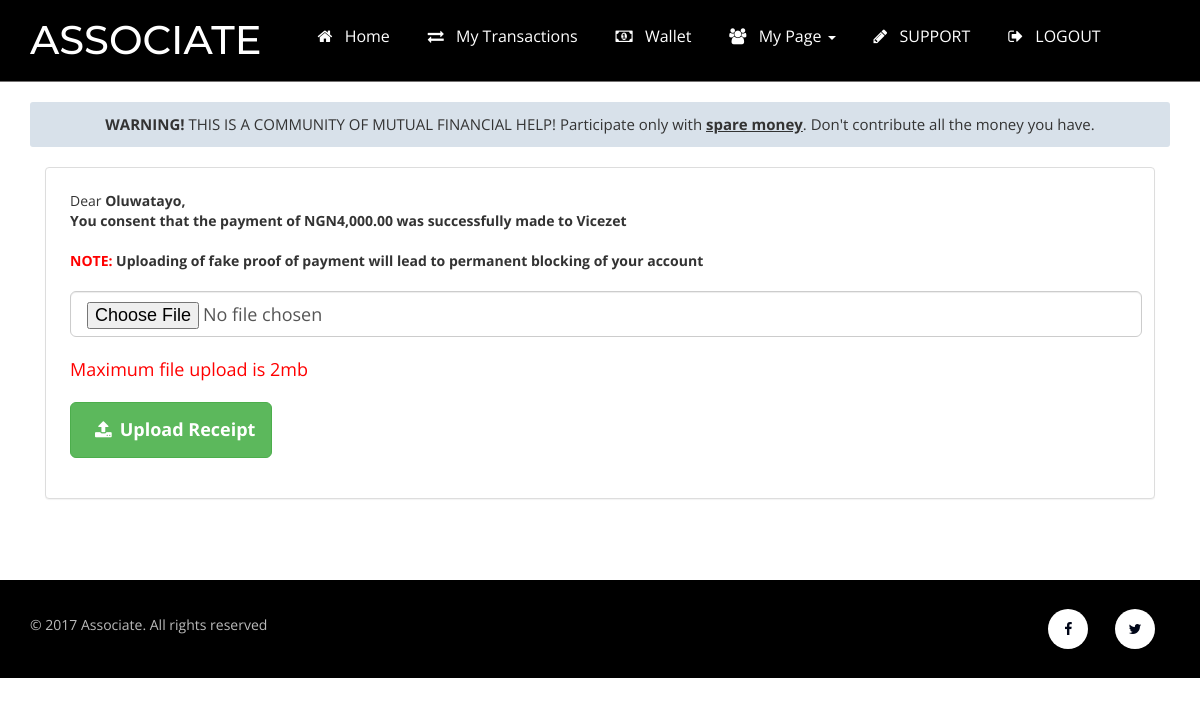
The app's page /uploadPOP.php?mergeID=1 (signed in) with its own data.
### tables this page shows
CREATE TABLE `participant` (
  `pid` int(255) NOT NULL,
  `name` varchar(255) NOT NULL,
  `mobile` varchar(255) NOT NULL,
  `email` varchar(255) NOT NULL,
  `password` varchar(255) NOT NULL,
  `invite` varchar(255) NOT NULL,
  `status` varchar(255) NOT NULL DEFAULT 'active'
);

CREATE TABLE `merge_gh` (
  `mergeID` int(255) NOT NULL,
  `phID` varchar(255) NOT NULL,
  `ghID` varchar(255) NOT NULL,
  `participantID` varchar(255) NOT NULL,
  `gh_participantID` varchar(255) NOT NULL,
  `amountGH` varchar(255) NOT NULL,
  `dateMerge` varchar(255) NOT NULL,
  `dateMerge_expires` varchar(255) NOT NULL,
  `attachment` varchar(255) NOT NULL,
  `status` varchar(255) NOT NULL,
  `time_upload` varchar(255) NOT NULL,
  `auto_confirm` varchar(255) NOT NULL,
  `gh_letter` varchar(255) NOT NULL
);

### config.php (called while the page is built, shortened)
<?php
try
{
	$con = new PDO("mysql:host=localhost;dbname=ponzi_mmm", 'root', '');
	$con->setAttribute(PDO::ATTR_ERRMODE, PDO::ERRMODE_EXCEPTION);
}
catch(PDOException $e)
{
?>
	<script>
	alert("Could not connect to database, error submitted successfully to Log file");
	</script>
<?php
	file_put_contents("errorlog.txt", $e->getMessage(), FILE_APPEND);
}
if(!function_exists("rows")){
	function rows($query)
	{
		global $con;
		$q = $con->prepare($query);
		$r = $q->execute();
		$count = $q->rowCount();
		return $count;
	}
}
if(isset($_SESSION["username"]))
{
	$username = $_SESSION["username"];
}
?>

### uploadPOP.php (the view, shortened to what this page needs)
<?php
require "config.php";
require "UrgentMerging.php";
if(isset($username))
{
	$getuinfo = $con->prepare("SELECT * FROM `participant` where email='$username'");
	$getuinfo->execute();
	$ginfo = $getuinfo->fetch(PDO::FETCH_ASSOC);
	$pid = $ginfo['pid'];
	$participant_name = $ginfo['name'];
	$getbank = rows("select * from bankaccount where participant='$pid'");
}
else
{
	redirect_to("office");
}
?>
<!DOCTYPE html>
<html>
<head>
	<link rel="stylesheet" href="css/bootstrap.min.css" type="text/css" media="all">
	<link rel="stylesheet" href="css/style.css" type="text/css" media="all">
	<link rel="stylesheet" href="css/font-awesome.min.css" />
		<link rel="stylesheet" href="css/flexslider.css" type="text/css" media="screen" />
</head>
<body>
	<div class="w3l-banners">
		<div class="header">
				<div class="top-bar" style="background: black">
				<div class="container">
					<div class="header-nav">
						<nav class="navbar navbar-default">
							<div class="navbar-header">
								<h1><a class="navbar-brand" href="index.html">Associate</a></h1>
							</div>
							<div class="collapse navbar-collapse nav-wil" id="bs-example-navbar-collapse-1">
								<ul class="nav navbar-nav">
									<li><a href="dashboard"><i class='fa fa-home'></i> Home</a></li>
									<?php if($getbank == 0){ ?> <li><a href="account"><i class='fa fa-money'></i> Account</a></li><?php } else { ?> <li><a href="transactions"><i class='fa fa-exchange'></i> My Transactions</a></li><?php }?>
									<?php if($getbank != 0){ ?> <li><a href="wallet"><i class='fa fa-money'></i> Wallet</a></li> <?php }?>
									<li class="dropdown">
										<a href="#" class="dropdown-toggle" data-toggle="dropdown" aria-expanded="false"><i class='fa fa-users'></i> My Page <b class="caret"></b></a>
									</li>
									<li><a href="ticket"><i class='fa fa-pencil'></i> SUPPORT</a></li>
									<li><a href="logoff"><i class='fa fa-sign-out'></i> LOGOUT</a></li>
								</ul>
							</div>
						</nav>
					</div>
				</div>
			</div>
	</div>
		<div class="container">
			<div class="flexslider-info">
				<div class="warning col-md-12" style="margin-bottom: 20px;>
					<font color='red' size="4px"><b>WARNING!</b></font> THIS IS A COMMUNITY OF MUTUAL FINANCIAL HELP! Participate only with <b><u>spare money</u></b>. Don't contribute all the money you have.
				</div>
			<?php
			if(isset($_GET["mergeID"]))
			{
				$mergeID = $_GET["mergeID"];
				$getGH = $con->prepare("SELECT * FROM `merge_gh` where mergeID='$mergeID' and attachment=''");
				$getGH->execute();
				$getGH_row = rows("SELECT * FROM `merge_gh` where mergeID='$mergeID' and attachment=''");
				if($getGH_row == 0 )
				{
					redirect_to("dashboard");
					die();
				}
				else
				{
					$getGHInfo = $getGH->fetch(PDO::FETCH_ASSOC);
					$amountGH = $getGHInfo['amountGH'];
					$gh_participantID = $getGHInfo['gh_participantID'];
					$getGH_user = $con->prepare("SELECT * FROM `participant` where pid='$gh_participantID'");
					$getGH_user->execute();
					$getGH_userinfo = $getGH_user->fetch(PDO::FETCH_ASSOC);
					$participant_name_rcv = ucwords($getGH_userinfo["name"]);
				?>
				<div class="col-md-12">
						<div class="form-group">
							<div class="panel panel-default img-upload">
								<div style="margin-left: 12px; margin-top: 2%">
									<div style="margin-left: 12px; margin-right: 12px;">
										Dear <b><?php echo ucwords($participant_name);?>,</b><br>
										<b>You consent that the payment of NGN<?php echo number_format(($amountGH),2);?> was successfully made to <?php echo ucwords($participant_name_rcv);?><br/>
											<br/><font color='red'>NOTE:</font> Uploading of fake proof of payment will lead to permanent blocking of your account
										</b><br/><br/>
									</div>
									<form method="post" enctype="multipart/form-data" id="uploadForm">
										<div style="margin-left: 12px; margin-right: 12px;">
										<input type="file" name="file" id="file" class='form-control input-lg' required/><br/>
										<font color="red" size='4px'>Maximum file upload is 2mb</font>
										</div>
										<br/>
										<div style="margin-left: 12px; margin-right: 12px;">
											<button name='upload_receipt' class='btn btn-success btn-lg'>
												<b><i class='fa fa-upload'></i>Upload Receipt</b>
											</button>
										</div>
									</form><br/><br/>
							</div>
							</div>
						</div>
				</div>
				<?php
				}
			}
			else
			{
				redirect_to('dashboard');
			}
			?>
			</div>
		</div>
	</div>
	<div class="footer-w3layouts" style="margin-top: 5%">
		<div class="container">
			<div class="agile-copy">
				<p>&copy; 2017  Associate. All rights reserved</a></p>
			</div>
			<div class="agileits-social">
				<ul>
					<li><a href="#"><i class="fa fa-facebook"></i></a></li>
					<li><a href="#"><i class="fa fa-twitter"></i></a></li>
				</ul>
			</div>
				<div class="clearfix"></div>
		</div>
	</div>
</body>
</html>

### css/style.css (style rules this page uses)
body { padding: 0; margin: 0; background: #FFF; font-family: 'Open Sans', sans-serif; cursor: url(../images/my-mouse-pointer.png), auto; }
body a { transition: 0.5s all; -webkit-transition: 0.5s all; -moz-transition: 0.5s all; -o-transition: 0.5s all; -ms-transition: 0.5s all; text-decoration: none; }
h1, h2, h3, h4, h5, h6 { margin: 0; padding: 0; font-family: 'Montserrat', sans-serif; }
p { margin: 0; }
ul { margin: 0; padding: 0; }
.top-bar { width: 100%; padding: 10px 0 4px; position: relative; border-bottom: 1px solid #737171; }
.navbar { margin-bottom: 0; }
.navbar-nav { float: right; width: 80%; margin-top: -15px; margin-right: -48px }
.navbar-default { background:none; border-color: #012231; }
.navbar-default .navbar-brand { font-family: 'Montserrat', sans-serif; color: #fff !important; font-size: 40px; text-decoration: none; text-transform: uppercase; }
.navbar-default .navbar-collapse, .navbar-default .navbar-form { padding: 0; }
.navbar { position: relative; min-height: inherit; }
.navbar-header { margin-top: 20px; }
.navbar-default .navbar-nav > li > a { color: #fff; font-size: 16px; }
.navbar-nav > li > a { padding-top: 25px; padding-bottom: 25px; }
.navbar-brand { height: 0; padding: 0; }
.navbar { border-radius: 0px; border:none; }
.navbar { border-radius: 0px; border: none; padding: 0px 0; float: left; width: 95%; }
.agileits-social ul { padding:0; margin:0; }
.agileits-social ul li { display:inline-block; }
.agileits-social ul li a { color: #333; text-align: center; }
.agileits-social ul li a i.fa.fa-facebook { height: 40px; width: 40px; background: #fff; line-height: 40px; color: #000618; border-radius: 50%; -webkit-border-radius: 50%; -moz-border-radius: 50%; -o-border-radius: 50%; -ms-border-radius: 50%; transition:0.5s all; -webkit-transition:0.5s all; -moz-transition:0.5s all; -o-transition:0.5s all; -ms-transition:0.5s all; }
.agileits-social ul li a i.fa.fa-twitter { height: 40px; width: 40px; background: #fff; line-height: 40px; color: #000618; border-radius: 50%; -webkit-border-radius: 50%; -moz-border-radius: 50%; -o-border-radius: 50%; -ms-border-radius: 50%; transition:0.5s all; -webkit-transition:0.5s all; -moz-transition:0.5s all; -o-transition:0.5s all; -ms-transition:0.5s all; }
.agileits-social ul li:nth-child(2) { margin:0 .5em; }
.agile-copy { float: left; }
.agileits-social { float: right; }
.footer-w3layouts { padding: 1.5em 0; border-top: 1px solid #fff; background: #000000; }
.footer-w3layouts p { padding:1em 0; text-align:center; color:#BBBBBB; margin:0; }
li { list-style-type: none; }
.fa { font-family: 'ElegantIcons'; font-style: normal; font-weight: normal; font-variant: normal; text-transform: none; line-height: 1; margin: 8px; }
.warning { text-align: center; height: auto; background: #D8E1EA; margin-top: 20px; font-size: 15px; border-radius: 3px; padding: 12px 15px; }

### records on screen
participant: name "Oluwatayo"
merge_gh: amountGH "4,000.00"
participant: name "Vicezet"
